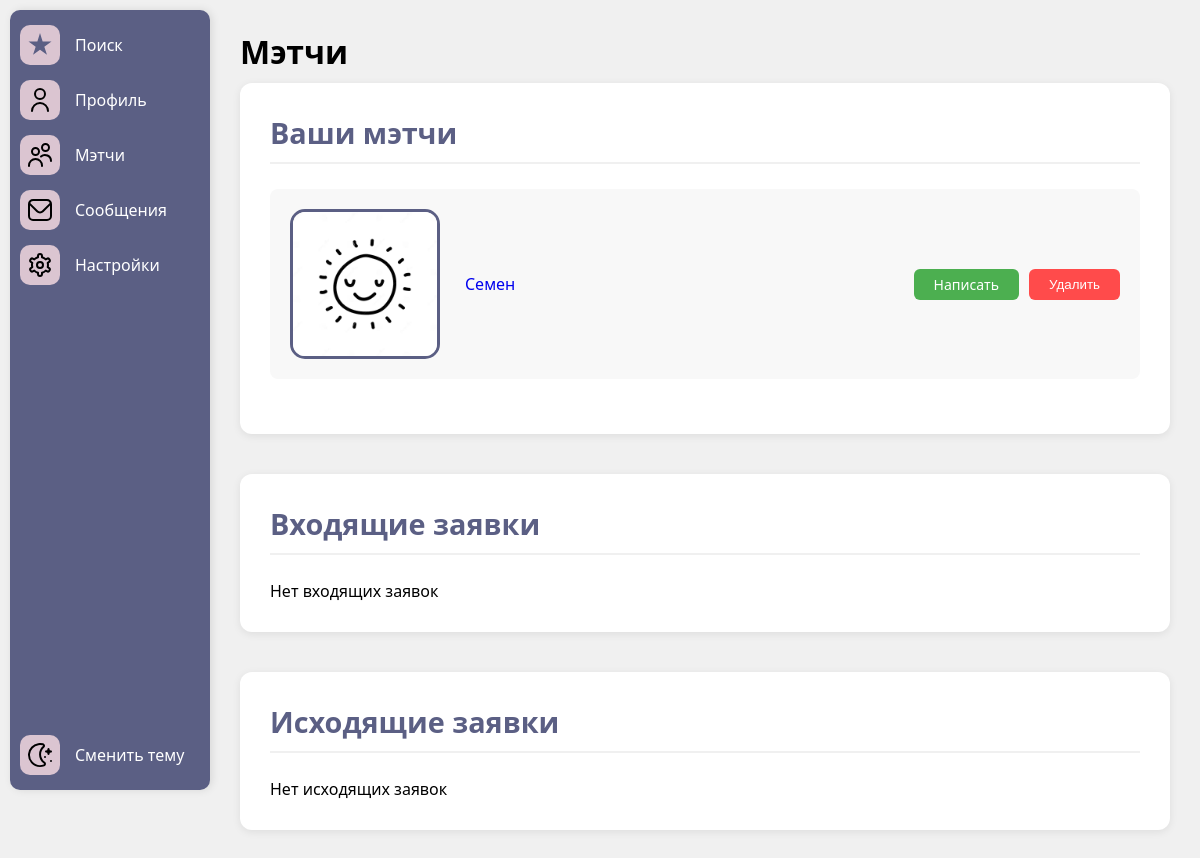
The app's page /friends/ (signed in) with its own data.
### compatibility/models.py (models this page shows)
class Friendship(models.Model):  #Мэтчи или же друзья
    STATUS_CHOICES = (
        ('pending', 'Ожидает подтверждения'),
        ('accepted', 'Принято'),
        ('declined', 'Отклонено'),
    )
    from_user = models.ForeignKey(User, on_delete=models.CASCADE, related_name='sent_requests')
    to_user = models.ForeignKey(User, on_delete=models.CASCADE, related_name='received_requests')
    status = models.CharField(max_length=10, choices=STATUS_CHOICES, default='pending')
    created_at = models.DateTimeField(auto_now_add=True)
    class Meta:
        unique_together = ('from_user', 'to_user')

### authuser/models.py (models this page shows, shortened)
class User(AbstractBaseUser, PermissionsMixin): #Сам юзер
    full_name = models.CharField(max_length=100)
    email = models.EmailField(unique=True)
    is_active = models.BooleanField(default=True)
    is_staff = models.BooleanField(default=False)
    is_ai = models.BooleanField(default=False)
    objects = CustomUserManager()
    USERNAME_FIELD = 'email'
    REQUIRED_FIELDS = ['full_name']

class Profile(models.Model): #Профиль с основной инфой, отображающейся в профиле
    user = models.OneToOneField(User, on_delete=models.CASCADE, related_name='profile')
    avatar = models.ImageField(upload_to='avatars/', blank=True, null=True, default='avatars/default_avatar.jpg')
    gender = models.ForeignKey('Gender', on_delete=models.SET_NULL, blank=True, null=True)
    job = models.CharField(max_length=20, blank=True, null=True)
    birth_date = models.DateField(blank=True, null=True)
    bio = models.CharField(max_length=200, blank=True, null=True)
    city = models.ForeignKey('City', on_delete=models.SET_NULL, blank=True, null=True)
    interests = models.ManyToManyField('Interest', blank=True)
    height = models.PositiveIntegerField(blank=True, null=True)
    zodiac_sign = models.ForeignKey('Zodiac', on_delete=models.SET_NULL, blank=True, null=True)
    smoking = models.ForeignKey('Smoking', on_delete=models.SET_NULL, blank=True, null=True)
    alcohol = models.ForeignKey('Alcohol', on_delete=models.SET_NULL, blank=True, null=True)
    religion = models.ForeignKey('Religion', on_delete=models.SET_NULL, blank=True, null=True)
    education = models.ForeignKey('Education', on_delete=models.SET_NULL, blank=True, null=True)
    children = models.ForeignKey('Children', on_delete=models.SET_NULL, blank=True, null=True)
    language = models.ManyToManyField('Language', blank=True, null=True)
    relationship = models.ForeignKey('Relationship', on_delete=models.SET_NULL, blank=True, null=True)

### compatibility/views.py (the view)
# urls.py: path('friends/', friends, name='friends'),
@login_required
def friends(request): #Страница друзей
    incoming_requests = Friendship.objects.filter(
        to_user=request.user,
        status='pending'
    ).select_related('from_user')
    outgoing_requests = Friendship.objects.filter(
        from_user=request.user,
        status='pending'
    ).select_related('to_user')
    friends = Friendship.objects.filter(
        Q(from_user=request.user) | Q(to_user=request.user),
        status='accepted'
    ).select_related('from_user', 'to_user')
    context = {
        'incoming_requests': incoming_requests,
        'outgoing_requests': outgoing_requests,
        'friends': friends,
    }
    return render(request, 'friends.html', context)

### templates/friends.html (shortened to what this page needs)
{% extends 'base.html' %}
{% load static %}
{% block extra_css %}
<link rel="stylesheet" href="{% static 'css/friends_style.css' %}">
{% endblock %}
{% block content %}
<div class="friends-container">
    <div>
        <h1 style="margin-bottom: 10px;">Мэтчи</h1>
    </div>
    <div class="friends-section">
        <h2>Ваши мэтчи</h2>
        <div class="friends-list">
            {% for friendship in friends %}
            <div class="friend-card">
                {% if friendship.from_user != request.user %}
                <img src="{{ friendship.from_user.profile.avatar.url }}" class="avatar-medium" alt="Аватар друга">
                <div class="friend-info">
                    <a href="{% url 'user_profile' friendship.from_user.id %}" class="user-link">
                        {{ friendship.from_user.full_name }}
                    </a>
                    <div class="friend-actions">
                        <a href="{% url 'messenger_detail' friendship.from_user.id %}"
                           class="btn btn-primary message-btn">
                            Написать
                        </a>
                        <form action="{% url 'remove_friend' friendship.from_user.id %}" method="post">
                            {% csrf_token %}
                            <button type="submit" class="btn btn-danger">Удалить</button>
                        </form>
                    </div>
                </div>
                {% else %}
                <img src="{{ friendship.to_user.profile.avatar.url }}" class="avatar-medium" alt="Аватар друга">
                <div class="friend-info">
                    <a href="{% url 'user_profile' friendship.to_user.id %}" class="user-link">
                        {{ friendship.to_user.full_name }}
                    </a>
                    <div class="friend-actions">
                        <a href="{% url 'messenger_detail' friendship.to_user.id %}"
                           class="btn btn-primary message-btn">
                            Написать
                        </a>
                        <form action="{% url 'remove_friend' friendship.to_user.id %}" method="post">
                            <button type="submit" class="btn btn-danger">Удалить</button>
                        </form>
                    </div>
                </div>
                {% endif %}
            </div>
            {% empty %}
            <p class="no-friends">У вас пока нет друзей</p>
            {% endfor %}
        </div>
    </div>
    <div class="requests-section">
        <h2>Входящие заявки</h2>
        {% for request in incoming_requests %}
        <div class="request-card">
            <img src="{{ request.from_user.profile.avatar.url }}" class="avatar-small" alt="Аватар">
            <div class="request-info">
                <a href="{% url 'user_profile' request.from_user.id %}" class="user-link">
                    {{ request.from_user.full_name }}
                </a>
                <div class="request-actions">
                    <form action="{% url 'accept_friend_request' request.id %}" method="post">
                        {% csrf_token %}
                        <button type="submit" class="btn btn-success">Принять</button>
                    </form>
                    <form action="{% url 'decline_friend_request' request.id %}" method="post">
                        {% csrf_token %}
                        <button type="submit" class="btn btn-danger">Отклонить</button>
                    </form>
                </div>
            </div>
        </div>
        {% empty %}
        <p class="no-requests">Нет входящих заявок</p>
        {% endfor %}
    </div>
    <div class="requests-section">
        <h2>Исходящие заявки</h2>
        {% for request in outgoing_requests %}
        <div class="request-card">
            <img src="{{ request.to_user.profile.avatar.url }}" class="avatar-small" alt="Аватар">
            <div class="request-info">
                <a href="{% url 'user_profile' request.to_user.id %}" class="user-link">
                    {{ request.to_user.full_name }}
                </a>
                <form action="{% url 'cancel_friend_request' request.id %}" method="post">
                    {% csrf_token %}
                    <button type="submit" class="btn btn-warning">Отменить</button>
                </form>
            </div>
        </div>
        {% empty %}
        <p class="no-requests">Нет исходящих заявок</p>
        {% endfor %}
    </div>
</div>
{% endblock %}

### static/css/sidebar_styles.css (style rules this page uses)
* { box-sizing: border-box; margin: 0; padding: 0; }
body { font-family: 'Segoe UI', sans-serif; background: #f0f0f0; transition: background 0.3s; }

### static/css/friends_style.css (style rules this page uses)
.friends-container { padding: 30px; width: 100%; max-width: 100%; margin: auto; }
h2 { color: #5B5F84; font-size: 1.8rem; margin-bottom: 25px; padding-bottom: 10px; border-bottom: 2px solid #F0F0F0; }
.requests-section { background: white; border-radius: 12px; padding: 30px; margin-bottom: 40px; box-shadow: 0 2px 8px rgba(0,0,0,0.08); }
.avatar-medium { width: 150px; height: 150px; border-radius: 10%; object-fit: cover; border: 3px solid #5B5F84; }
.btn { padding: 8px 20px; border: none; border-radius: 6px; font-weight: 500; cursor: pointer; transition: all 0.2s ease; }
.btn-danger { background: #ff4b4b; color: white; }
.friends-section { background: white; border-radius: 12px; padding: 30px; margin-bottom: 40px; box-shadow: 0 2px 8px rgba(0,0,0,0.08); }
.friend-card { display: flex; align-items: center; gap: 25px; padding: 20px; margin-bottom: 25px; background: #f8f8f8; border-radius: 8px; transition: transform 0.2s ease; }
.friend-info { flex: 1; display: flex; justify-content: space-between; align-items: center; }
.btn-primary { background: #4CAF50; color: white; display: inline-flex; align-items: center; justify-content: center; padding: 0 20px; height: 31px; margin-left: 10px; font-weight: 350; font-size: 14px; }
.friend-actions { display: flex; gap: 10px; align-items: center; }
a { text-decoration: none; }

### records on screen
Friendship: to_user.profile.avatar (placeholder picture), to_user.full_name "Семен"
